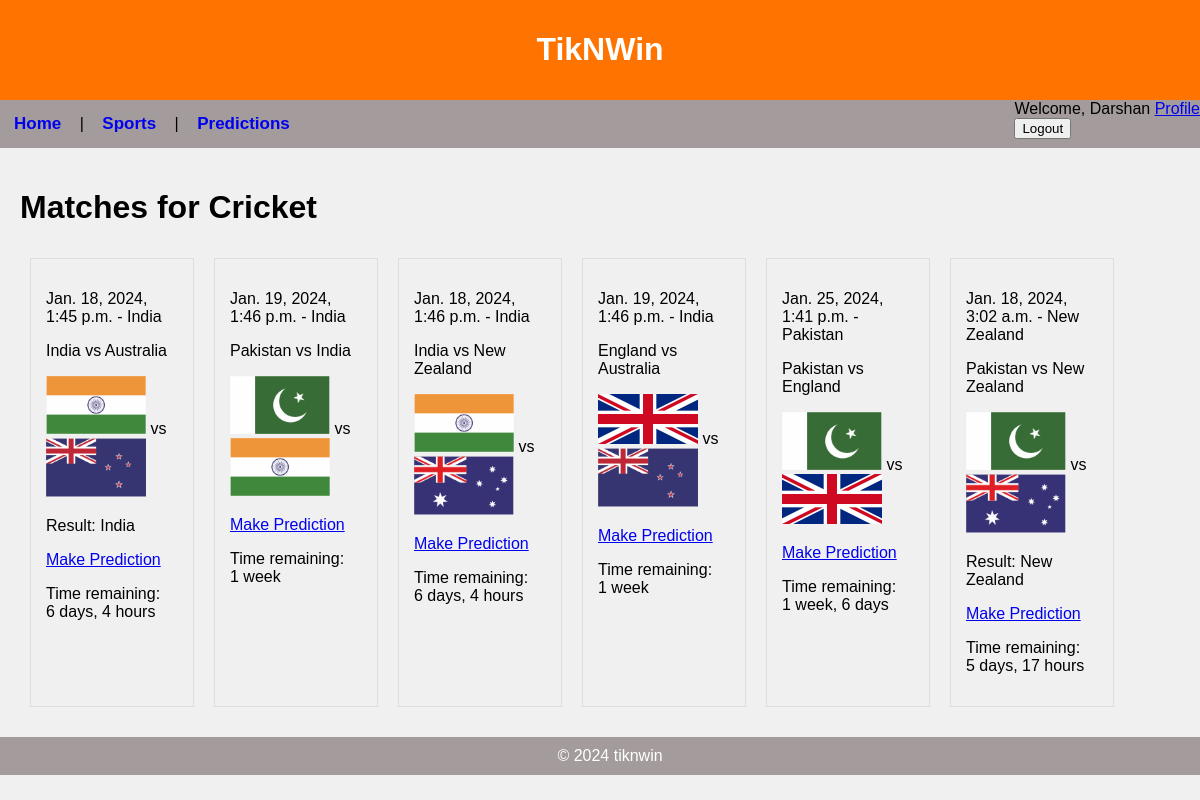
Screenshot of /matches/1/ (signed in) with the database file from the repository.
### app/models.py (models this page shows, shortened)
class User(AbstractUser):
    date_of_birth = models.DateField(null=True, blank=True)
    profile_picture = models.ImageField(upload_to='profile_pics/', null=True, blank=True)
    phone_number = models.CharField(max_length=15, null=True, blank=True)
    address = models.TextField(null=True, blank=True)
    bio = models.TextField(null=True, blank=True)
    gender = models.CharField(max_length=10, choices=[('Male', 'Male'), ('Female', 'Female'), ('Other', 'Other')], null=True, blank=True)
    occupation = models.CharField(max_length=255, null=True, blank=True)
    company = models.CharField(max_length=255, null=True, blank=True)
    receive_newsletter = models.BooleanField(default=False)
    created_at = models.DateTimeField(auto_now_add=True)
    updated_at = models.DateTimeField(auto_now=True)
    groups = models.ManyToManyField('auth.Group',blank=True,related_name='user_groups')
    user_permissions = models.ManyToManyField('auth.Permission',blank=True,related_name='user_user_permissions')

class Sports(models.Model):
    name = models.CharField(max_length=255, unique=True)
    description = models.TextField(blank=True)
    image = models.ImageField(upload_to='media/images/', null=True, blank=True)
    founded_year = models.PositiveIntegerField(null=True, blank=True)
    country = models.CharField(max_length=100, blank=True)
    website = models.URLField(blank=True)
    created_at = models.DateTimeField(auto_now_add=True)
    updated_at = models.DateTimeField(auto_now=True)

class Match(models.Model):
    home_team = models.ForeignKey('Team', related_name='home_matches', on_delete=models.CASCADE)
    away_team = models.ForeignKey('Team', related_name='away_matches', on_delete=models.CASCADE)
    date_time = models.DateTimeField()
    location = models.CharField(max_length=255)
    result = models.CharField(max_length=50, blank=True, null=True)
    description = models.TextField(blank=True)
    sports = models.ForeignKey('Sports', related_name='matches', on_delete=models.CASCADE, null=True, blank=True)
    created_at = models.DateTimeField(auto_now_add=True)
    updated_at = models.DateTimeField(auto_now=True)

class Team(models.Model):
    name = models.CharField(max_length=255, unique=True)
    abbreviation = models.CharField(max_length=10, unique=True)
    description = models.TextField(blank=True)
    founded_year = models.PositiveIntegerField(null=True, blank=True)
    home_stadium = models.CharField(max_length=255, blank=True)
    website = models.URLField(blank=True)
    flag_image = models.ImageField(upload_to='media/team_flags/', null=True, blank=True)
    sports = models.ManyToManyField('Sports', related_name='teams')
    created_at = models.DateTimeField(auto_now_add=True)
    updated_at = models.DateTimeField(auto_now=True)

### app/views.py (the view)
# urls.py: path('matches/<int:sport_id>/', view_matches , name='view_matches'),
def view_matches(request, sport_id):
    sport = get_object_or_404(Sports, pk=sport_id)
    matches = Match.objects.filter(sports=sport)
    now = timezone.now()
    return render(request, "app/matches.html", {'sport': sport, 'matches': matches, 'now': now})

### app/templates/app/Matches.html (shortened to what this page needs)
{% extends 'app/layout.html' %}
{% block header %}TikNWin{% endblock %}
{% block content %}
  <h1>Matches for {{ sport.name }}</h1>
  <div class="matches-container">
    {% for match in matches %}
      {% if match.date_time >= now %}
        <div class="match-card">
          <p>{{ match.date_time }} - {{ match.location }}</p>
          <p>{{ match.home_team.name }} vs {{ match.away_team.name }}</p>
          {% if match.home_team.flag_image %}
            <img src="{{ match.home_team.flag_image.url }}" alt="{{ match.home_team.name }} Flag" class="team-flag">
          {% else %}
            <p>No flag available for {{ match.home_team.name }}</p>
          {% endif %}
          vs
          {% if match.away_team.flag_image %}
            <img src="{{ match.away_team.flag_image.url }}" alt="{{ match.away_team.name }} Flag" class="team-flag">
          {% else %}
            <p>No flag available for {{ match.away_team.name }}</p>
          {% endif %}
          {% if match.result %}
            <p>Result: {{ match.result }}</p>
          {% endif %}
          {% if user.is_authenticated %}
            <p><a href="{% url 'app:view_match' match.id %}" class="btn btn-primary">Make Prediction</a></p>
          {% else %}
            <p><a href="{% url 'login' %}">Login</a> to make predictions</p>
          {% endif %}
          {% with time_difference=match.date_time|timeuntil:now %}
            <p>Time remaining: {{ time_difference }}</p>
          {% endwith %}
        </div>
      {% endif %}
    {% endfor %}
  </div>
{% endblock %}

### app/templates/app/layout.html (shortened to what this page needs)
<!DOCTYPE html>
<html lang="en">
<head>
    {% load static %}
    <link rel="stylesheet" href="{% static 'app/styles.css' %}">
</head>
<body>
    <header>
        <h1>{% block header %}TiknWin{% endblock %}</h1>
    </header>
    <nav>
        <div class="left-links">
            <a class="links" href="{% url 'app:index' %}">Home</a> |
            <a class="links" href="{% url 'app:sports' %}">Sports</a> |
            <a class="links" href="{% url 'app:predictions' %}">Predictions</a>
        </div>
        <div class="right-links">
            {% if user.is_authenticated %}
                Welcome, {{ user.first_name }}
                <a href="{% url 'app:profile' %}">Profile</a>
                <form method="post" action="{% url 'logout' %}">
                <input type="submit" value="Logout">
                </form>
            {% else %}
                <a class="links" href="{% url 'login' %}">Login</a> |
                <a class="links" href="{% url 'app:register' %}">Register</a>
            {% endif %}
            </div>
    </nav>
    <main>
        {% block content %}{% endblock %}
    </main>
    <footer>
        &copy; {% block footer_year %}2024{% endblock %} tiknwin
    </footer>
</body>
</html>

### app/static/app/styles.css (style rules this page uses)
body { font-family: Arial, sans-serif; margin: 0; padding: 0; background-color: #f0f0f0; }
header { background-color: #ff7300; color: white; padding: 10px; text-align: center; }
nav { display: flex; top: 0; width: 100%; background-color: #a49c9c; overflow: auto; height: auto; }
.left-links { flex: 1 1 200px; }
.links { display: inline-block; text-align: center; padding: 14px; text-decoration: none; font-size: 17px; font-weight: bolder; }
main { padding: 20px; }
footer { background-color: #a49c9c; color: white; text-align: center; padding: 10px; position: relative; bottom: 0; width: 100%; }

### app/templates/app/Matches.html (style rules this page uses)
.matches-container { display: flex; flex-wrap: wrap; justify-content:last baseline; }
.match-card { border: 1px solid #ddd; padding: 15px; margin: 10px; width: calc(20% - 100px); }
.team-flag { width: 100px; height: auto; }

### rows the page displays
User: first_name "Darshan"
Sports: name "Cricket"
Match: date_time "Jan. 18, 2024, 1:45 p.m.", location "India", home_team.name "India", away_team.name "Australia", home_team.flag_image (picture), away_team.flag_image (picture), result "India", match "6 days, 4 hours"
Match: date_time "Jan. 19, 2024, 1:46 p.m.", location "India", home_team.name "Pakistan", away_team.name "India", home_team.flag_image (picture), away_team.flag_image (picture), match "1 week"
Match: date_time "Jan. 18, 2024, 1:46 p.m.", location "India", home_team.name "India", away_team.name "New Zealand", home_team.flag_image (picture), away_team.flag_image (picture), match "6 days, 4 hours"
Match: date_time "Jan. 19, 2024, 1:46 p.m.", location "India", home_team.name "England", away_team.name "Australia", home_team.flag_image (picture), away_team.flag_image (picture), match "1 week"
Match: date_time "Jan. 25, 2024, 1:41 p.m.", location "Pakistan", home_team.name "Pakistan", away_team.name "England", home_team.flag_image (picture), away_team.flag_image (picture), match "1 week, 6 days"
Match: date_time "Jan. 18, 2024, 3:02 a.m.", location "New Zealand", home_team.name "Pakistan", away_team.name "New Zealand", home_team.flag_image (picture), away_team.flag_image (picture), result "New Zealand", match "5 days, 17 hours"
